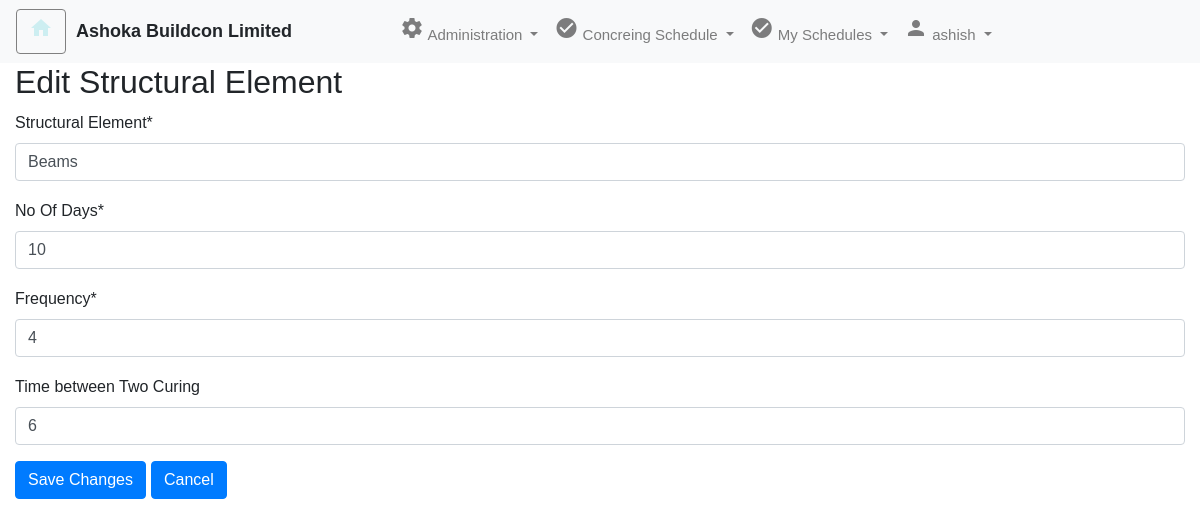
Screenshot of /edit_structural_element/1/ (signed in) with the database file from the repository.
### curingapp/models.py (models this page shows, shortened)
class CustomUser(AbstractUser):
     User_ID = models.AutoField(primary_key=True)
     username = models.CharField(max_length=100,unique=True)
     Email=models.CharField(max_length=50)
     Contact_no= models.CharField(max_length=15)
     Project=models.ForeignKey(Project_Master, on_delete=models.CASCADE)
     Site=models.ForeignKey(Site_Master, on_delete=models.CASCADE)
     is_user = models.BooleanField(default=False)
     is_Administrator = models.BooleanField(default=False)

class Structural_Element(models.Model):
    Structural_Element_ID = models.AutoField(primary_key=True)
    Structural_Element = models.CharField(max_length=100)
    No_Of_Days=models.IntegerField()
    Frequency=models.IntegerField()
    Time_Bet_TwoCuring=models.IntegerField(null=True,blank=True)

### curingapp/views.py (the view)
# urls.py: path('edit_structural_element/<int:element_id>/', views.edit_structural_element, name='edit_structural_element'),
def edit_structural_element(request, element_id):
    element = get_object_or_404(Structural_Element, Structural_Element_ID=element_id)
    if request.method == 'POST':
        form = StructuralElementForm(request.POST, instance=element)
        if form.is_valid():
            form.save()
            messages.success(request, 'Structural Element updated successfully.')
            return redirect('home')  # Redirect to the home page after successful edit
    else:
        form = StructuralElementForm(instance=element)
    variables = {
        'page_title': 'Edit Structural Element',
        'username': request.user.get_full_name(),
        'isActive': request.user.is_authenticated,
        'isSuperUser': request.user.is_superuser,
        'app_title': 'Document Inbox',
        'isForm': True,
        'isHomePage': False,
        'customer_name': 'Ashoka Buildcon Limited',
        'form': form,
        'element_id': element_id,
    }
    return render(request, 'curingapp/edit_element.html', variables)

### curingapp/forms.py
class StructuralElementForm(forms.ModelForm):
    class Meta:
        model = Structural_Element
        fields = ['Structural_Element', 'No_Of_Days', 'Frequency', 'Time_Bet_TwoCuring']
        labels = {
            'Time_Bet_TwoCuring': 'Time between Two Curing',
        }

### curingapp/templates/curingapp/edit_element.html (shortened to what this page needs)
{% extends "curingapp/base.html" %}
{% load crispy_forms_tags %}
{% block formcontent %}
<h2>Edit Structural Element</h2>
<form method="post">
  {{ form|crispy }}
  <button type="submit" class="btn btn-primary">Save Changes</button>
  <a href="{% url 'home' %}" class="btn btn-primary">Cancel</a>
</form>
{% endblock %}

### curingapp/templates/curingapp/base.html (shortened to what this page needs)
{% load static %}
<!DOCTYPE html>
<html>
<head>
    <link rel="stylesheet" href="https://maxcdn.bootstrapcdn.com/bootstrap/4.5.2/css/bootstrap.min.css">
    <link rel="stylesheet" href="{% static 'curingapp/css/styles.css' %}" type="text/css">
    <link rel="stylesheet" href="{% static 'curingapp/css/custom.css' %}" type="text/css">
</head>
<body>
    {% if isActive %}
    <nav class="navbar navbar-expand-md navbar-light bg-light">
        <div class="float-right" id="usercmds">
            <a class="btn glyphicon glyphicon-home" href="{% url 'home' %}" title="Home">
                <i class="material-icons">home</i> </a>
        </div>
        <span style="margin-left:10px;margin-right:100px;" class="companyname"><b>{{ customer_name }}</b></span>
        <div class="collapse navbar-collapse" id="collapse_target">
            <ul class="navbar-nav">
                <li class="nav-item dropdown">
                    <a class="nav-link dropdown-toggle" data-toggle="dropdown" dropdown_target="dropdown_target"
                        href="#">
                        <i class="material-icons">settings</i> Administration
                    </a>
                </li>
                <li class="nav-item dropdown">
                    <a class="nav-link dropdown-toggle" data-toggle="dropdown" dropdown_target="dropdown_target"
                        href="#">
                        <i class="material-icons">check_circle</i> Concreing Schedule
                    </a>
                </li>
                <li class="nav-item dropdown">
                    <a class="nav-link dropdown-toggle" data-toggle="dropdown" dropdown_target="dropdown_target"
                        href="#">
                        <i class="material-icons">check_circle</i> My Schedules
                    </a>
                </li>
                <ul class="navbar-nav ml-auto">
                    <li class="nav-item dropdown">
                        <a class="nav-link dropdown-toggle" data-toggle="dropdown" dropdown_target="dropdown_target"
                            href="#">
                            <i class="material-icons">person</i>
                            {{request.user.username}}
                        </a>
                    </li>
                </ul>
        </div>
    </nav>
    <div class="shadow-lg container-fluid">
        {% block formcontent %}
        {% endblock %}
        <br>
    </div>
    {% else %}
    {% block content %}
    {% endblock %}
    {% endif %}
</body>
</html>

### curingapp/static/checkapp/css/styles.css (style rules this page uses)
#usercmds a { border: thin gray solid; font-size: 15px; color: #cdeef1; float: right; }
.navbar-nav { font-size: 15px; }

### curingapp/templates/curingapp/base.html (style rules this page uses)
input { font-size: medium !important; }
button { font-size: medium !important; }
label { font-size: medium !important; }
#usercmds a { border: thin gray solid; font-size: 15px; color: #cdeef1; float: right; }
.navbar-nav { font-size: 15px; }
body { font-family: Arial, sans-serif; font-size: 18px; }

### rows the page displays
CustomUser: user.username "ashish"
Structural_Element: Structural_Element "Beams", No_Of_Days "10", Frequency "4", Time_Bet_TwoCuring "6"

### other values shown
{{ customer_name }} "Ashoka Buildcon Limited"
